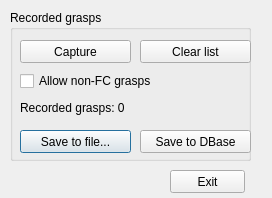
<?xml version="1.0" encoding="UTF-8"?>
<ui version="4.0">
 <class>GraspCaptureDlgUI</class>
 <widget class="QDialog" name="GraspCaptureDlgUI">
  <property name="geometry">
   <rect>
    <x>0</x>
    <y>0</y>
    <width>272</width>
    <height>198</height>
   </rect>
  </property>
  <property name="windowTitle">
   <string>Grasp capture</string>
  </property>
  <widget class="QGroupBox" name="groupBox_2">
   <property name="geometry">
    <rect>
     <x>10</x>
     <y>10</y>
     <width>241</width>
     <height>151</height>
    </rect>
   </property>
   <property name="title">
    <string>Recorded grasps</string>
   </property>
   <widget class="QLabel" name="recordedGraspsLabel">
    <property name="geometry">
     <rect>
      <x>10</x>
      <y>90</y>
      <width>151</width>
      <height>16</height>
     </rect>
    </property>
    <property name="text">
     <string>Recorded grasps: 0</string>
    </property>
   </widget>
   <widget class="QPushButton" name="saveToFileButton">
    <property name="geometry">
     <rect>
      <x>10</x>
      <y>120</y>
      <width>111</width>
      <height>23</height>
     </rect>
    </property>
    <property name="text">
     <string>Save to file...</string>
    </property>
   </widget>
   <widget class="QPushButton" name="saveToDBaseButton">
    <property name="geometry">
     <rect>
      <x>130</x>
      <y>120</y>
      <width>111</width>
      <height>23</height>
     </rect>
    </property>
    <property name="text">
     <string>Save to DBase</string>
    </property>
   </widget>
   <widget class="QPushButton" name="clearListButton">
    <property name="geometry">
     <rect>
      <x>130</x>
      <y>30</y>
      <width>111</width>
      <height>23</height>
     </rect>
    </property>
    <property name="text">
     <string>Clear list</string>
    </property>
   </widget>
   <widget class="QPushButton" name="captureButton">
    <property name="geometry">
     <rect>
      <x>10</x>
      <y>30</y>
      <width>111</width>
      <height>23</height>
     </rect>
    </property>
    <property name="text">
     <string>Capture</string>
    </property>
   </widget>
   <widget class="QCheckBox" name="allowNonFCBox">
    <property name="geometry">
     <rect>
      <x>10</x>
      <y>60</y>
      <width>171</width>
      <height>22</height>
     </rect>
    </property>
    <property name="text">
     <string>Allow non-FC grasps</string>
    </property>
   </widget>
  </widget>
  <widget class="QPushButton" name="exitButton">
   <property name="geometry">
    <rect>
     <x>170</x>
     <y>170</y>
     <width>75</width>
     <height>23</height>
    </rect>
   </property>
   <property name="text">
    <string>Exit</string>
   </property>
  </widget>
 </widget>
 <resources/>
 <connections/>
</ui>
